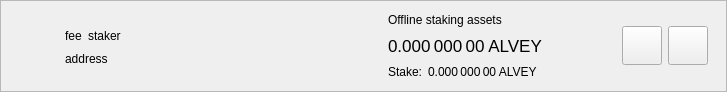
<?xml version="1.0" encoding="UTF-8"?>
<ui version="4.0">
 <class>DelegationItemWidget</class>
 <widget class="QWidget" name="DelegationItemWidget">
  <property name="geometry">
   <rect>
    <x>0</x>
    <y>0</y>
    <width>727</width>
    <height>92</height>
   </rect>
  </property>
  <property name="sizePolicy">
   <sizepolicy hsizetype="Preferred" vsizetype="Maximum">
    <horstretch>0</horstretch>
    <verstretch>0</verstretch>
   </sizepolicy>
  </property>
  <property name="windowTitle">
   <string>Form</string>
  </property>
  <layout class="QVBoxLayout" name="verticalLayout_2">
   <property name="spacing">
    <number>0</number>
   </property>
   <property name="leftMargin">
    <number>0</number>
   </property>
   <property name="topMargin">
    <number>0</number>
   </property>
   <property name="rightMargin">
    <number>0</number>
   </property>
   <property name="bottomMargin">
    <number>0</number>
   </property>
   <item>
    <widget class="QFrame" name="delegationItemFrame">
     <property name="frameShape">
      <enum>QFrame::StyledPanel</enum>
     </property>
     <property name="frameShadow">
      <enum>QFrame::Raised</enum>
     </property>
     <layout class="QHBoxLayout" name="horizontalLayout">
      <property name="topMargin">
       <number>0</number>
      </property>
      <property name="bottomMargin">
       <number>0</number>
      </property>
      <item>
       <widget class="QLabel" name="delegationLogo">
        <property name="sizePolicy">
         <sizepolicy hsizetype="Fixed" vsizetype="Fixed">
          <horstretch>0</horstretch>
          <verstretch>0</verstretch>
         </sizepolicy>
        </property>
        <property name="minimumSize">
         <size>
          <width>40</width>
          <height>40</height>
         </size>
        </property>
        <property name="alignment">
         <set>Qt::AlignCenter</set>
        </property>
       </widget>
      </item>
      <item>
       <widget class="QStackedWidget" name="stackedWidget">
        <property name="currentIndex">
         <number>0</number>
        </property>
        <widget class="QWidget" name="page">
         <layout class="QHBoxLayout" name="horizontalLayout_4">
          <item>
           <layout class="QHBoxLayout" name="horizontalLayout_3">
            <item>
             <layout class="QVBoxLayout" name="verticalLayout">
              <property name="rightMargin">
               <number>15</number>
              </property>
              <item>
               <spacer name="verticalSpacer_2">
                <property name="orientation">
                 <enum>Qt::Vertical</enum>
                </property>
                <property name="sizeHint" stdset="0">
                 <size>
                  <width>20</width>
                  <height>0</height>
                 </size>
                </property>
               </spacer>
              </item>
              <item alignment="Qt::AlignLeft">
               <widget class="QWidget" name="widgetDelegation" native="true">
                <property name="minimumSize">
                 <size>
                  <width>280</width>
                  <height>0</height>
                 </size>
                </property>
                <layout class="QHBoxLayout" name="horizontalLayout_2" stretch="0,0,1">
                 <property name="leftMargin">
                  <number>0</number>
                 </property>
                 <property name="topMargin">
                  <number>0</number>
                 </property>
                 <property name="rightMargin">
                  <number>0</number>
                 </property>
                 <property name="bottomMargin">
                  <number>0</number>
                 </property>
                 <item alignment="Qt::AlignLeft">
                  <widget class="QLabel" name="labelFee">
                   <property name="text">
                    <string>fee</string>
                   </property>
                   <property name="textInteractionFlags">
                    <set>Qt::LinksAccessibleByMouse|Qt::TextSelectableByMouse</set>
                   </property>
                  </widget>
                 </item>
                 <item alignment="Qt::AlignLeft">
                  <widget class="QLabel" name="labelStaker">
                   <property name="text">
                    <string>staker</string>
                   </property>
                   <property name="textInteractionFlags">
                    <set>Qt::LinksAccessibleByMouse|Qt::TextSelectableByMouse</set>
                   </property>
                  </widget>
                 </item>
                 <item>
                  <spacer name="horizontalSpacer">
                   <property name="orientation">
                    <enum>Qt::Horizontal</enum>
                   </property>
                   <property name="sizeType">
                    <enum>QSizePolicy::Minimum</enum>
                   </property>
                   <property name="sizeHint" stdset="0">
                    <size>
                     <width>0</width>
                     <height>20</height>
                    </size>
                   </property>
                  </spacer>
                 </item>
                </layout>
               </widget>
              </item>
              <item alignment="Qt::AlignLeft">
               <widget class="QLabel" name="labelAddress">
                <property name="text">
                 <string>address</string>
                </property>
                <property name="textInteractionFlags">
                 <set>Qt::LinksAccessibleByMouse|Qt::TextSelectableByMouse</set>
                </property>
               </widget>
              </item>
              <item>
               <spacer name="verticalSpacer">
                <property name="orientation">
                 <enum>Qt::Vertical</enum>
                </property>
                <property name="sizeHint" stdset="0">
                 <size>
                  <width>20</width>
                  <height>0</height>
                 </size>
                </property>
               </spacer>
              </item>
             </layout>
            </item>
            <item>
             <widget class="QWidget" name="vLineAssets" native="true">
              <property name="minimumSize">
               <size>
                <width>1</width>
                <height>0</height>
               </size>
              </property>
             </widget>
            </item>
            <item>
             <widget class="QWidget" name="widgetStakingAssets" native="true">
              <property name="sizePolicy">
               <sizepolicy hsizetype="Minimum" vsizetype="Preferred">
                <horstretch>0</horstretch>
                <verstretch>0</verstretch>
               </sizepolicy>
              </property>
              <layout class="QVBoxLayout" name="verticalLayout_3">
               <property name="leftMargin">
                <number>15</number>
               </property>
               <property name="topMargin">
                <number>0</number>
               </property>
               <property name="rightMargin">
                <number>15</number>
               </property>
               <property name="bottomMargin">
                <number>0</number>
               </property>
               <item>
                <widget class="QLabel" name="labelAssetsText">
                 <property name="text">
                  <string>Offline staking assets</string>
                 </property>
                 <property name="alignment">
                  <set>Qt::AlignLeading|Qt::AlignLeft|Qt::AlignVCenter</set>
                 </property>
                </widget>
               </item>
               <item>
                <widget class="QLabel" name="labelAssets">
                 <property name="font">
                  <font>
                   <pointsize>13</pointsize>
                  </font>
                 </property>
                 <property name="cursor">
                  <cursorShape>IBeamCursor</cursorShape>
                 </property>
                 <property name="toolTip">
                  <string>Your current spendable balance</string>
                 </property>
                 <property name="text">
                  <string notr="true">0.000 000 00 ALVEY</string>
                 </property>
                 <property name="alignment">
                  <set>Qt::AlignLeading|Qt::AlignLeft|Qt::AlignVCenter</set>
                 </property>
                 <property name="textInteractionFlags">
                  <set>Qt::LinksAccessibleByMouse|Qt::TextSelectableByMouse</set>
                 </property>
                </widget>
               </item>
               <item>
                <layout class="QHBoxLayout" name="horizontalLayout_6">
                 <property name="spacing">
                  <number>6</number>
                 </property>
                 <item>
                  <widget class="QLabel" name="labelStakeText">
                   <property name="sizePolicy">
                    <sizepolicy hsizetype="Maximum" vsizetype="Preferred">
                     <horstretch>0</horstretch>
                     <verstretch>0</verstretch>
                    </sizepolicy>
                   </property>
                   <property name="text">
                    <string>Stake:</string>
                   </property>
                   <property name="alignment">
                    <set>Qt::AlignLeading|Qt::AlignLeft|Qt::AlignVCenter</set>
                   </property>
                  </widget>
                 </item>
                 <item>
                  <widget class="QLabel" name="labelStake">
                   <property name="text">
                    <string>0.000 000 00 ALVEY</string>
                   </property>
                   <property name="alignment">
                    <set>Qt::AlignLeading|Qt::AlignLeft|Qt::AlignVCenter</set>
                   </property>
                   <property name="textInteractionFlags">
                    <set>Qt::LinksAccessibleByMouse|Qt::TextSelectableByMouse</set>
                   </property>
                  </widget>
                 </item>
                 <item>
                  <spacer name="horizontalSpacer_4">
                   <property name="orientation">
                    <enum>Qt::Horizontal</enum>
                   </property>
                   <property name="sizeType">
                    <enum>QSizePolicy::Minimum</enum>
                   </property>
                   <property name="sizeHint" stdset="0">
                    <size>
                     <width>0</width>
                     <height>0</height>
                    </size>
                   </property>
                  </spacer>
                 </item>
                </layout>
               </item>
              </layout>
             </widget>
            </item>
            <item>
             <spacer name="horizontalSpacer_2">
              <property name="orientation">
               <enum>Qt::Horizontal</enum>
              </property>
              <property name="sizeHint" stdset="0">
               <size>
                <width>193</width>
                <height>20</height>
               </size>
              </property>
             </spacer>
            </item>
            <item>
             <widget class="QToolButton" name="buttonSplit">
              <property name="text">
               <string/>
              </property>
              <property name="iconSize">
               <size>
                <width>32</width>
                <height>32</height>
               </size>
              </property>
             </widget>
            </item>
            <item>
             <widget class="QToolButton" name="buttonRemove">
              <property name="text">
               <string/>
              </property>
              <property name="iconSize">
               <size>
                <width>32</width>
                <height>32</height>
               </size>
              </property>
             </widget>
            </item>
           </layout>
          </item>
         </layout>
        </widget>
        <widget class="QWidget" name="page_2">
         <layout class="QHBoxLayout" name="horizontalLayout_5">
          <item>
           <widget class="QLabel" name="labelNewDelegation">
            <property name="text">
             <string>Add new delegations</string>
            </property>
           </widget>
          </item>
          <item>
           <spacer name="horizontalSpacer_3">
            <property name="orientation">
             <enum>Qt::Horizontal</enum>
            </property>
            <property name="sizeHint" stdset="0">
             <size>
              <width>408</width>
              <height>20</height>
             </size>
            </property>
           </spacer>
          </item>
          <item>
           <widget class="QToolButton" name="buttonRestore">
            <property name="text">
             <string/>
            </property>
            <property name="iconSize">
             <size>
              <width>32</width>
              <height>32</height>
             </size>
            </property>
           </widget>
          </item>
          <item>
           <widget class="QToolButton" name="buttonAdd">
            <property name="text">
             <string/>
            </property>
            <property name="iconSize">
             <size>
              <width>32</width>
              <height>32</height>
             </size>
            </property>
           </widget>
          </item>
         </layout>
        </widget>
       </widget>
      </item>
     </layout>
    </widget>
   </item>
  </layout>
 </widget>
 <resources/>
 <connections/>
</ui>
